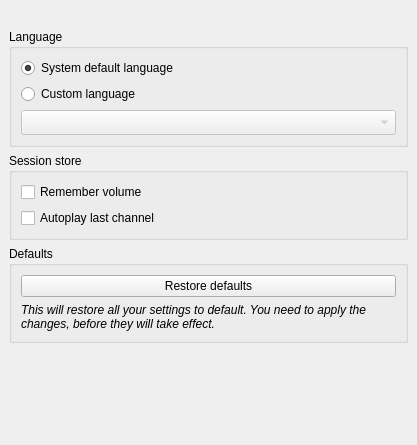
<?xml version="1.0" encoding="UTF-8"?>
<ui version="4.0">
 <class>SettingsGeneral</class>
 <widget class="QWidget" name="SettingsGeneral">
  <property name="geometry">
   <rect>
    <x>0</x>
    <y>0</y>
    <width>417</width>
    <height>445</height>
   </rect>
  </property>
  <property name="windowIcon">
   <iconset theme="preferences-desktop">
    <normaloff/>
   </iconset>
  </property>
  <layout class="QVBoxLayout" name="verticalLayout">
   <property name="leftMargin">
    <number>0</number>
   </property>
   <property name="topMargin">
    <number>0</number>
   </property>
   <property name="rightMargin">
    <number>0</number>
   </property>
   <property name="bottomMargin">
    <number>0</number>
   </property>
   <item>
    <widget class="QScrollArea" name="scrollArea">
     <property name="frameShape">
      <enum>QFrame::NoFrame</enum>
     </property>
     <property name="horizontalScrollBarPolicy">
      <enum>Qt::ScrollBarAlwaysOff</enum>
     </property>
     <property name="widgetResizable">
      <bool>true</bool>
     </property>
     <widget class="QWidget" name="scrollAreaWidgetContents">
      <property name="geometry">
       <rect>
        <x>0</x>
        <y>0</y>
        <width>417</width>
        <height>445</height>
       </rect>
      </property>
      <layout class="QVBoxLayout" name="verticalLayout_4">
       <item>
        <layout class="QHBoxLayout" name="horizontalLayout">
         <item>
          <widget class="QLabel" name="labelLogoPlayer">
           <property name="sizePolicy">
            <sizepolicy hsizetype="Maximum" vsizetype="Maximum">
             <horstretch>0</horstretch>
             <verstretch>0</verstretch>
            </sizepolicy>
           </property>
           <property name="alignment">
            <set>Qt::AlignRight|Qt::AlignTrailing|Qt::AlignVCenter</set>
           </property>
          </widget>
         </item>
         <item>
          <widget class="QLabel" name="labelVersion">
           <property name="text">
            <string/>
           </property>
          </widget>
         </item>
        </layout>
       </item>
       <item>
        <widget class="QGroupBox" name="groupLanguage">
         <property name="title">
          <string>Language</string>
         </property>
         <layout class="QVBoxLayout" name="layoutLangBox">
          <item>
           <widget class="QRadioButton" name="radioDefault">
            <property name="text">
             <string>System default language</string>
            </property>
            <property name="checked">
             <bool>true</bool>
            </property>
           </widget>
          </item>
          <item>
           <widget class="QRadioButton" name="radioCustom">
            <property name="text">
             <string>Custom language</string>
            </property>
           </widget>
          </item>
          <item>
           <widget class="QComboBox" name="comboLanguage">
            <property name="enabled">
             <bool>false</bool>
            </property>
            <property name="minimumSize">
             <size>
              <width>0</width>
              <height>25</height>
             </size>
            </property>
           </widget>
          </item>
         </layout>
        </widget>
       </item>
       <item>
        <widget class="QGroupBox" name="groupSession">
         <property name="title">
          <string>Session store</string>
         </property>
         <layout class="QVBoxLayout" name="verticalLayout_3">
          <item>
           <widget class="QCheckBox" name="checkVolume">
            <property name="text">
             <string>Remember volume</string>
            </property>
           </widget>
          </item>
          <item>
           <widget class="QCheckBox" name="checkAutoplay">
            <property name="text">
             <string>Autoplay last channel</string>
            </property>
           </widget>
          </item>
         </layout>
        </widget>
       </item>
       <item>
        <widget class="QGroupBox" name="groupDefaults">
         <property name="title">
          <string>Defaults</string>
         </property>
         <layout class="QVBoxLayout" name="verticalLayout_2">
          <item>
           <widget class="QPushButton" name="buttonDefaults">
            <property name="text">
             <string>Restore defaults</string>
            </property>
            <property name="icon">
             <iconset theme="view-refresh"/>
            </property>
           </widget>
          </item>
          <item>
           <widget class="QLabel" name="labelDefaults">
            <property name="text">
             <string>&lt;i&gt;This will restore all your settings to default. You need to apply the changes, before they will take effect.&lt;/i&gt;</string>
            </property>
            <property name="wordWrap">
             <bool>true</bool>
            </property>
           </widget>
          </item>
         </layout>
        </widget>
       </item>
       <item>
        <spacer name="verticalSpacer">
         <property name="orientation">
          <enum>Qt::Vertical</enum>
         </property>
         <property name="sizeHint" stdset="0">
          <size>
           <width>0</width>
           <height>0</height>
          </size>
         </property>
        </spacer>
       </item>
      </layout>
     </widget>
    </widget>
   </item>
  </layout>
 </widget>
 <resources/>
 <connections>
  <connection>
   <sender>radioCustom</sender>
   <signal>toggled(bool)</signal>
   <receiver>comboLanguage</receiver>
   <slot>setEnabled(bool)</slot>
   <hints>
    <hint type="sourcelabel">
     <x>112</x>
     <y>229</y>
    </hint>
    <hint type="destinationlabel">
     <x>128</x>
     <y>258</y>
    </hint>
   </hints>
  </connection>
 </connections>
</ui>
